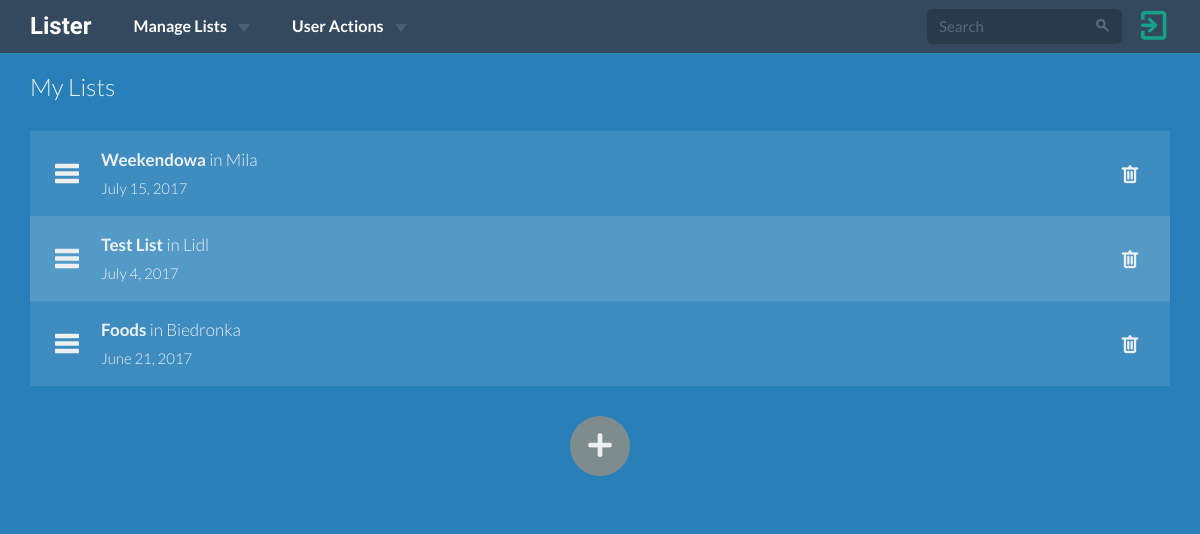
Page /lists/ (signed in) on the earlier database version.
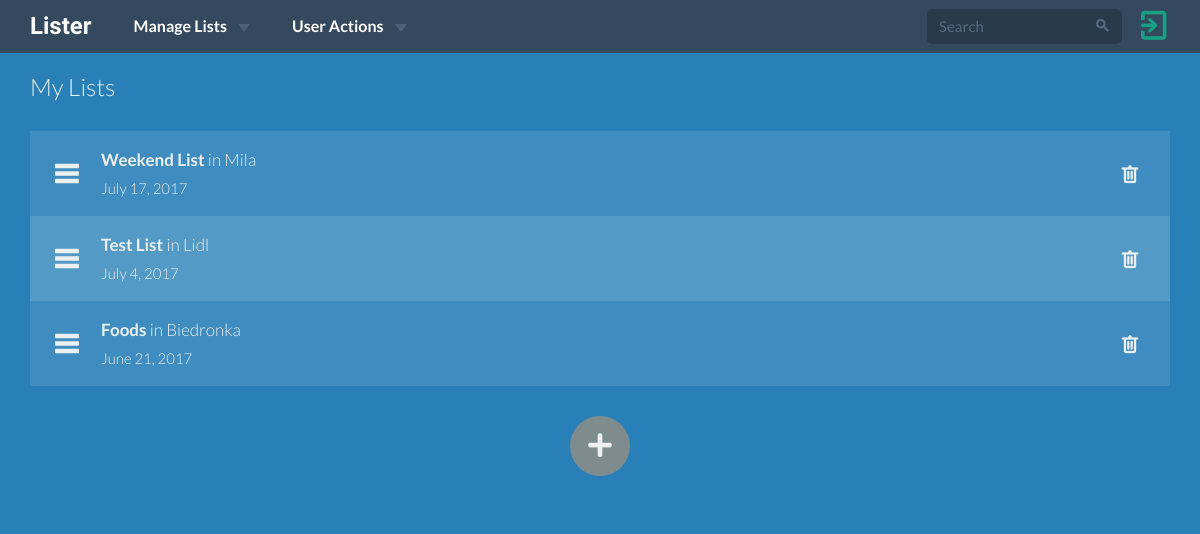
Same page on the later database version.
### lists/models.py (models this page shows, shortened)
class ShoppingList(models.Model):
    name = models.CharField(max_length=15)
    user = models.ForeignKey(User, on_delete=models.CASCADE)
    shop = models.CharField(max_length=15)
    date = models.DateField()
    timestamp = models.DateTimeField(auto_now_add=True, auto_now=False)
    archived = models.BooleanField(default=False)
    class Meta:
        ordering = ['-date']

### lists/views.py (the view)
class ShoppingListsView(LoginRequiredMixin, ListView):
    login_url = '/'
    redirect_field_name = 'redirect_to'
    template_name = 'lists/shopping_lists.html'
    context_object_name = 'shopping_lists'
    def get_queryset(self):
        return ShoppingList.objects.filter(user=self.request.user) \
            .filter(archived=False)

### lists/templates/lists/shopping_lists.html (shortened to what this page needs)
{% extends 'base.html' %} {% block head_title %}Your Shopping Lists {% endblock %} {% block content %} {% load staticfiles %}
<div class="lists-wrapper">
    <div class="container">
        <div class="row">
            <div class="col-sm-12">
                <h6>My Lists</h6>
            </div>
            <div class="col-md-12">
                <ul class="lists-list">
                    {% for list in shopping_lists %}
                    <li>
                        <a href="{% url 'lists:shopping_list_detail_view' pk=list.pk %}">
                        <div class="todo-icon fui-list"></div>
                        <div class="todo-content">
                            <h4 class="todo-name">
                                <strong>{{ list.name }}</strong> in {{ list.shop }}
                            </h4>
                            <small>{{ list.date }}</small>
                        </div>
                        </a>
                        <form method="POST" action="{% url 'lists:shopping_list_delete_view' pk=list.pk %}">
                            <div class="todo-right pull-right">
                                <button><span class="fui-trash"></span></button>
                            </div>
                        </form>
                    </li>
                    {% endfor %}
                </ul>
            </div>
        </div>
        <a href="{% url 'lists:add_shopping_list_view' %}">
            <div class="add-items-plus">
            </div>
        </a>
    </div>
</div>
{% endblock %}

Differences in the rows shown:
changed ShoppingList "Mila": name "Weekendowa" → "Weekend List"; date "July 15, 2017" → "July 17, 2017"
